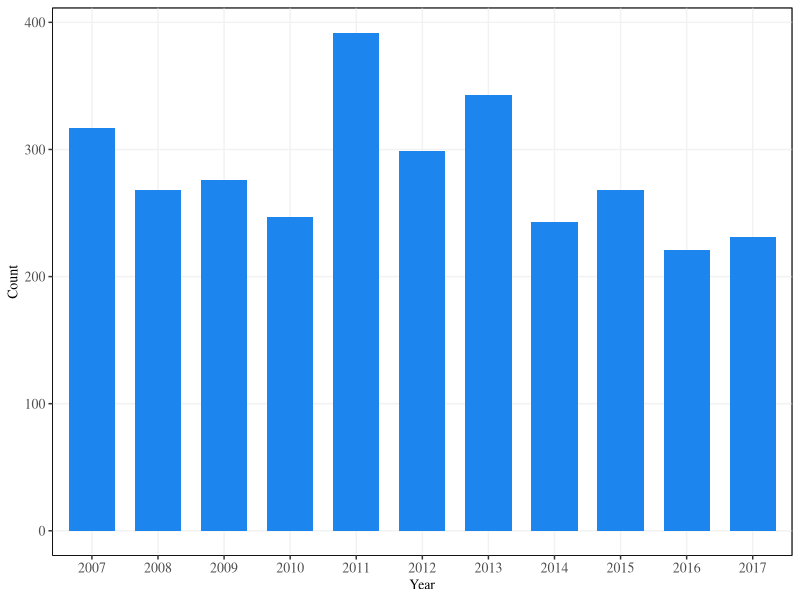

Write R code to recreate this figure.
#This file contains codes for plotting in Chapter 2

#Read in libraries
library(tidyverse)
library(ggplot2)

#Create data frame from the number of published terms
celf_terms <-  c("2007" = 317,"2008" = 268, "2009" = 276, "2010" = 247, "2011" = 392,
                 "2012" = 299, "2013" = 343, "2014" = 243, "2015" = 268, "2016" = 221,
                 "2017" = 231)
celf_terms <- as.data.frame(celf_terms) %>%
  rownames_to_column("year") %>%
  rename("count"="celf_terms") %>%
  mutate(year = as.ordered(year))

#Visualize published terms
gg_celf_terms <- ggplot(celf_terms, aes(x = year, y = count)) + geom_col(fill = "dodgerblue2", width = 0.7) +
  labs(x = "Year", y = "Count") +
  theme(text = element_text(family = "Times"),
        axis.title = element_text(size = 10),
        axis.text = element_text(size = 10),
        legend.text = element_text(size = 10),
        legend.position = "right",
        strip.background = element_rect(fill = "white"),
        panel.background = element_rect(fill = 'white', color = 'black'),
        panel.grid.major = element_line(color = "grey95"),
        panel.grid.minor = element_blank(),
        panel.border = element_rect(fill = "NA"))

#Save plot
ggsave(celf_terms, filename = "Figure-prescriptioncounts.png",
       width = 4.5, height = 3,  units = "in",
       family = "Times")